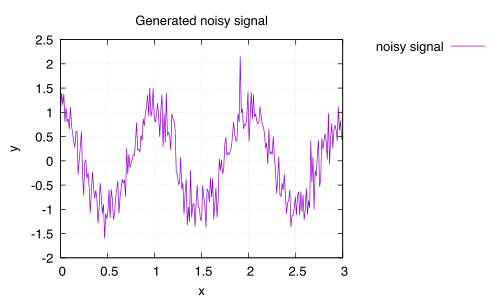

Write gnuplot code to recreate this figure.
set terminal pdfcairo enhanced font "Helvetica,14"
set output "noisysignal.pdf"

set title "Generated noisy signal"
set xlabel "x"
set ylabel "y"
set grid
set key outside

plot "noisysignal.dat" using 1:2 with lines title "noisy signal" 
